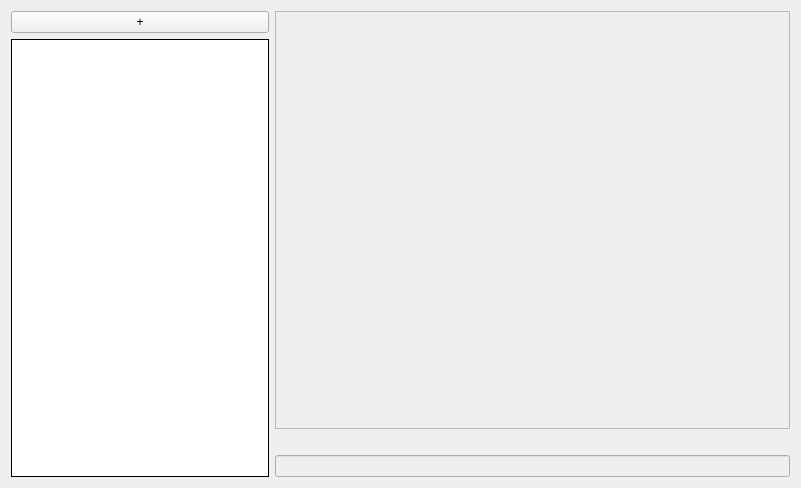
<?xml version="1.0" encoding="UTF-8"?>
<ui version="4.0">
 <class>Form</class>
 <widget class="QWidget" name="Form">
  <property name="geometry">
   <rect>
    <x>0</x>
    <y>0</y>
    <width>801</width>
    <height>488</height>
   </rect>
  </property>
  <property name="windowTitle">
   <string>Form</string>
  </property>
  <layout class="QGridLayout" name="gridLayout">
   <item row="0" column="0">
    <widget class="QPushButton" name="newchat_btn">
     <property name="text">
      <string>+</string>
     </property>
    </widget>
   </item>
   <item row="1" column="0" rowspan="3">
    <widget class="QListView" name="chatslist">
     <property name="sizePolicy">
      <sizepolicy hsizetype="Minimum" vsizetype="Expanding">
       <horstretch>0</horstretch>
       <verstretch>0</verstretch>
      </sizepolicy>
     </property>
     <property name="frameShape">
      <enum>QFrame::Box</enum>
     </property>
     <property name="frameShadow">
      <enum>QFrame::Plain</enum>
     </property>
    </widget>
   </item>
   <item row="3" column="2" colspan="2">
    <widget class="QLineEdit" name="writemsg">
     <property name="enabled">
      <bool>false</bool>
     </property>
     <property name="placeholderText">
      <string/>
     </property>
    </widget>
   </item>
   <item row="0" column="2" rowspan="2" colspan="2">
    <widget class="QTextBrowser" name="messages">
     <property name="enabled">
      <bool>false</bool>
     </property>
    </widget>
   </item>
   <item row="2" column="2" colspan="2">
    <widget class="QLabel" name="writing">
     <property name="sizePolicy">
      <sizepolicy hsizetype="Preferred" vsizetype="Fixed">
       <horstretch>0</horstretch>
       <verstretch>0</verstretch>
      </sizepolicy>
     </property>
     <property name="font">
      <font>
       <italic>true</italic>
      </font>
     </property>
     <property name="text">
      <string/>
     </property>
    </widget>
   </item>
  </layout>
 </widget>
 <resources/>
 <connections/>
</ui>
